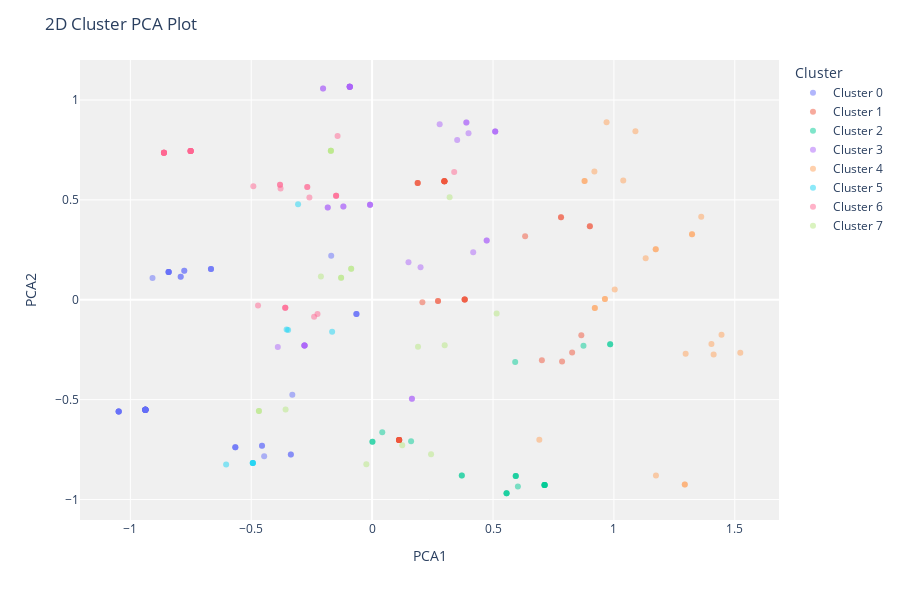

The code cell stored with this chart in its notebook:
### Code cell
plot_model(kmeans, plot='cluster')

### Figure 1 — Plotly figure (JSON) as saved in the notebook; plotly's stock layout.template omitted (floating-point values rounded to 4 significant figures)
{"data": [{"customdata": [[">=65"], ["35-44"], ["35-44"], ["55-64"], ["35-44"], ["25-34"], [">=65"], ["35-44"], ["25-34"], ["25-34"], ["35-44"], ["35-44"], ["35-44"], ["35-44"], ["25-34"], ["25-34"], ["55-64"], ["55-64"], ["35-44"], ["35-44"], ["35-44"], ["35-44"], ["55-64"], ["55-64"], ["35-44"], ["35-44"], ["35-44"], ["35-44"], ["unknown"], ["35-44"], ["35-44"], ["35-44"], ["35-44"], ["35-44"], ["35-44"], ["35-44"], ["35-44"], ["25-34"], ["25-34"], ["35-44"], ["35-44"], ["35-44"], ["35-44"], ["25-34"], ["35-44"], ["35-44"], ["35-44"], ["25-34"]], "hovertemplate": "Cluster=Cluster 0<br>PCA1=%{x}<br>PCA2=%{y}<br>Feature=%{customdata[0]}<extra></extra>", "legendgroup": "Cluster 0", "marker": {"color": "#636efa", "opacity": 0.5, "symbol": "circle"}, "mode": "markers", "name": "Cluster 0", "orientation": "v", "showlegend": true, "textposition": "top center", "type": "scatter", "x": [-0.7916, -1.048, -0.9377, -0.8415, -0.9377, -0.6665, -0.7916, -0.9377, -0.1692, -0.06492, -0.4554, -0.4554, -0.9377, -0.9377, -0.6665, -0.7769, -0.8415, -0.8415, -0.9377, -0.4465, -1.048, -0.9377, -0.8415, -0.8415, -1.048, -0.5658, -1.048, -0.9377, -0.9082, -0.5658, -0.3361, -0.33, -0.3361, -0.9377, -0.9377, -0.9377, -0.9377, -0.7769, -0.06492, -0.5658, -0.9377, -0.9377, -0.9377, -0.06492, -0.9377, -1.048, -0.9377, -0.6665], "xaxis": "x", "y": [0.1145, -0.5593, -0.5511, 0.1394, -0.5511, 0.1533, 0.1145, -0.5511, 0.2199, -0.0709, -0.7304, -0.7304, -0.5511, -0.5511, 0.1533, 0.1451, 0.1394, 0.1394, -0.5511, -0.7834, -0.5593, -0.5511, 0.1394, 0.1394, -0.5593, -0.7386, -0.5593, -0.5511, 0.109, -0.7386, -0.7752, -0.4762, -0.7752, -0.5511, -0.5511, -0.5511, -0.5511, 0.1451, -0.0709, -0.7386, -0.5511, -0.5511, -0.5511, -0.0709, -0.5511, -0.5593, -0.5511, 0.1533], "yaxis": "y"}, {"customdata": [["45-54"], ["25-34"], ["35-44"], ["35-44"], ["35-44"], ["35-44"], ["25-34"], ["45-54"], ["25-34"], ["25-34"], ["25-34"], ["45-54"], ["45-54"], ["25-34"], ["35-44"], ["25-34"], ["45-54"], ["45-54"], ["45-54"], ["45-54"], ["18-24"], ["25-34"], ["45-54"], [">=65"], ["55-64"], ["35-44"], ["45-54"], ["35-44"], ["35-44"], ["45-54"], ["45-54"], ["45-54"], ["45-54"], ["45-54"]], "hovertemplate": "Cluster=Cluster 1<br>PCA1=%{x}<br>PCA2=%{y}<br>Feature=%{customdata[0]}<extra></extra>", "legendgroup": "Cluster 1", "marker": {"color": "#EF553B", "opacity": 0.5, "symbol": "circle"}, "mode": "markers", "name": "Cluster 1", "orientation": "v", "showlegend": true, "textposition": "top center", "type": "scatter", "x": [0.9005, 0.3829, 0.1117, 0.1117, 0.1117, 0.1117, 0.2725, 0.1885, 0.8652, 0.8272, 0.3829, 0.2989, 0.7812, 0.2725, 0.1117, 0.3829, 0.2989, 0.2989, 0.9005, 0.1885, 0.7856, 0.3829, 0.6328, 0.7021, 0.2079, 0.1117, 0.7812, 0.1117, 0.1117, 0.2989, 0.2989, 0.2989, 0.2989, 0.1885], "xaxis": "x", "y": [0.3684, 0.001635, -0.7027, -0.7027, -0.7027, -0.7027, -0.00656, 0.5843, -0.1777, -0.2644, 0.001635, 0.5925, 0.4132, -0.00656, -0.7027, 0.001635, 0.5925, 0.5925, 0.3684, 0.5843, -0.3097, 0.001635, 0.3183, -0.3032, -0.01221, -0.7027, 0.4132, -0.7027, -0.7027, 0.5925, 0.5925, 0.5925, 0.5925, 0.5843], "yaxis": "y"}, {"customdata": [["35-44"], ["35-44"], ["35-44"], ["35-44"], ["35-44"], ["35-44"], ["35-44"], ["35-44"], ["35-44"], ["35-44"], ["35-44"], ["35-44"], ["35-44"], ["35-44"], ["35-44"], ["25-34"], ["35-44"], ["35-44"], [">=65"], ["35-44"], ["25-34"], ["35-44"], ["25-34"]], "hovertemplate": "Cluster=Cluster 2<br>PCA1=%{x}<br>PCA2=%{y}<br>Feature=%{customdata[0]}<extra></extra>", "legendgroup": "Cluster 2", "marker": {"color": "#00cc96", "opacity": 0.5, "symbol": "circle"}, "mode": "markers", "name": "Cluster 2", "orientation": "v", "showlegend": true, "textposition": "top center", "type": "scatter", "x": [0.7133, 0.001316, 0.7133, 0.594, 0.371, 0.7133, 0.556, 0.594, 0.6029, 0.001316, 0.556, 0.594, 0.371, 0.7133, 0.7133, 0.9845, 0.1612, 0.04192, 0.5917, 0.556, 0.9845, 0.7133, 0.8741], "xaxis": "x", "y": [-0.9269, -0.7109, -0.9269, -0.882, -0.8793, -0.9269, -0.9688, -0.882, -0.935, -0.7109, -0.9688, -0.882, -0.8793, -0.9269, -0.9269, -0.2225, -0.7086, -0.6637, -0.3114, -0.9688, -0.2225, -0.9269, -0.2307], "yaxis": "y"}, {"customdata": [["45-54"], ["25-34"], ["25-34"], ["45-54"], ["55-64"], ["45-54"], ["45-54"], ["35-44"], ["25-34"], ["35-44"], ["45-54"], ["45-54"], ["45-54"], ["45-54"], ["45-54"], [">=65"], ["45-54"], ["45-54"], ["35-44"], ["45-54"], ["35-44"], ["45-54"], ["55-64"], ["35-44"], ["55-64"], ["45-54"], ["25-34"], ["45-54"], ["55-64"], ["35-44"], ["45-54"], ["25-34"], ["35-44"], ["25-34"], ["35-44"], ["45-54"], ["45-54"], ["25-34"]], "hovertemplate": "Cluster=Cluster 3<br>PCA1=%{x}<br>PCA2=%{y}<br>Feature=%{customdata[0]}<extra></extra>", "legendgroup": "Cluster 3", "marker": {"color": "#ab63fa", "opacity": 0.5, "symbol": "circle"}, "mode": "markers", "name": "Cluster 3", "orientation": "v", "showlegend": true, "textposition": "top center", "type": "scatter", "x": [-0.09252, -0.1189, -0.008497, 0.5091, 0.1504, -0.09252, -0.2029, 0.1646, 0.4738, 0.1646, 0.5091, 0.5091, -0.2029, 0.3898, -0.09252, 0.2003, -0.09252, -0.09252, -0.2797, -0.09252, -0.2797, -0.09252, -0.1835, -0.2797, 0.4181, 0.3987, -0.008497, 0.2794, -0.1835, -0.3901, 0.3518, -0.008497, -0.2797, 0.4738, -0.2797, 0.3898, -0.09252, -0.1189], "xaxis": "x", "y": [1.066, 0.4671, 0.4753, 0.842, 0.1872, 1.066, 1.058, -0.4951, 0.2959, -0.4951, 0.842, 0.842, 1.058, 0.8869, 1.066, 0.1623, 1.066, 1.066, -0.2291, 1.066, -0.2291, 1.066, 0.4614, -0.2291, 0.2373, 0.8338, 0.4753, 0.8787, 0.4614, -0.2373, 0.8001, 0.4753, -0.2291, 0.2959, -0.2291, 0.8869, 1.066, 0.4671], "yaxis": "y"}, {"customdata": [["35-44"], ["25-34"], ["25-34"], ["18-24"], ["35-44"], ["18-24"], ["25-34"], ["35-44"], ["45-54"], ["45-54"], ["45-54"], ["45-54"], ["18-24"], ["35-44"], ["25-34"], ["25-34"], ["45-54"], ["45-54"], ["45-54"], ["25-34"], ["45-54"], ["18-24"], ["45-54"], ["25-34"], ["18-24"], ["18-24"]], "hovertemplate": "Cluster=Cluster 4<br>PCA1=%{x}<br>PCA2=%{y}<br>Feature=%{customdata[0]}<extra></extra>", "legendgroup": "Cluster 4", "marker": {"color": "#FFA15A", "opacity": 0.5, "symbol": "circle"}, "mode": "markers", "name": "Cluster 4", "orientation": "v", "showlegend": true, "textposition": "top center", "type": "scatter", "x": [1.174, 0.9628, 1.297, 1.523, 1.293, 1.412, 0.9628, 1.293, 0.9697, 0.8788, 0.9194, 1.323, 0.9211, 0.6916, 1.173, 1.173, 1.361, 1.323, 0.8788, 1.445, 1.039, 1.403, 1.089, 1.003, 1.131, 0.9211], "xaxis": "x", "y": [-0.8802, 0.003426, -0.2708, -0.266, -0.9251, -0.2742, 0.003426, -0.9251, 0.8886, 0.5943, 0.6415, 0.3283, -0.04188, -0.7009, 0.2529, 0.2529, 0.415, 0.3283, 0.5943, -0.1759, 0.5967, -0.2212, 0.8438, 0.05059, 0.2076, -0.04188], "yaxis": "y"}, {"customdata": [["35-44"], ["<18"], ["45-54"], ["35-44"], ["unknown"], ["35-44"], ["35-44"], ["35-44"], [">=65"]], "hovertemplate": "Cluster=Cluster 5<br>PCA1=%{x}<br>PCA2=%{y}<br>Feature=%{customdata[0]}<extra></extra>", "legendgroup": "Cluster 5", "marker": {"color": "#19d3f3", "opacity": 0.5, "symbol": "circle"}, "mode": "markers", "name": "Cluster 5", "orientation": "v", "showlegend": true, "textposition": "top center", "type": "scatter", "x": [-0.4934, -0.1654, -0.3062, -0.4934, -0.3535, -0.4934, -0.4934, -0.6038, -0.3473], "xaxis": "x", "y": [-0.8171, -0.1606, 0.4781, -0.8171, -0.1489, -0.8171, -0.8171, -0.8253, -0.1516], "yaxis": "y"}, {"customdata": [["55-64"], ["45-54"], ["45-54"], ["55-64"], ["45-54"], ["45-54"], ["45-54"], ["45-54"], ["45-54"], ["45-54"], ["45-54"], ["45-54"], ["45-54"], ["45-54"], ["55-64"], ["45-54"], ["55-64"], ["45-54"], ["45-54"], ["55-64"], ["45-54"], ["45-54"], ["45-54"], ["45-54"], ["45-54"], ["45-54"], ["45-54"], ["45-54"], ["45-54"], ["45-54"], ["45-54"], ["45-54"], ["18-24"]], "hovertemplate": "Cluster=Cluster 6<br>PCA1=%{x}<br>PCA2=%{y}<br>Feature=%{customdata[0]}<extra></extra>", "legendgroup": "Cluster 6", "marker": {"color": "#FF6692", "opacity": 0.5, "symbol": "circle"}, "mode": "markers", "name": "Cluster 6", "orientation": "v", "showlegend": true, "textposition": "top center", "type": "scatter", "x": [-0.3592, -0.2682, -0.7505, -0.4719, -0.7505, 0.3395, -0.7505, -0.8609, -0.8609, -0.8609, -0.8609, -0.3809, -0.8609, -0.3786, -0.3592, -0.4913, -0.2399, -0.3809, -0.1489, -0.3592, -0.1489, -0.7505, -0.2682, -0.7505, -0.8609, -0.1428, -0.7505, -0.7505, -0.1489, -0.2593, -0.8609, -0.7505, -0.2258], "xaxis": "x", "y": [-0.0399, 0.5648, 0.7442, -0.02901, 0.7442, 0.6397, 0.7442, 0.736, 0.736, 0.736, 0.736, 0.5757, 0.736, 0.5567, -0.0399, 0.5675, -0.08475, 0.5757, 0.52, -0.0399, 0.52, 0.7442, 0.5648, 0.7442, 0.736, 0.819, 0.7442, 0.7442, 0.52, 0.5118, 0.736, 0.7442, -0.07136], "yaxis": "y"}, {"customdata": [["45-54"], ["25-34"], ["35-44"], ["35-44"], ["35-44"], ["35-44"], ["45-54"], ["25-34"], ["45-54"], ["35-44"], [">=65"], ["25-34"], ["18-24"], ["35-44"], ["35-44"], ["35-44"], ["45-54"], ["18-24"]], "hovertemplate": "Cluster=Cluster 7<br>PCA1=%{x}<br>PCA2=%{y}<br>Feature=%{customdata[0]}<extra></extra>", "legendgroup": "Cluster 7", "marker": {"color": "#B6E880", "opacity": 0.5, "symbol": "circle"}, "mode": "markers", "name": "Cluster 7", "orientation": "v", "showlegend": true, "textposition": "top center", "type": "scatter", "x": [-0.1707, -0.08664, -0.02392, 0.2437, 0.3002, -0.3579, -0.1707, 0.515, -0.1707, -0.4682, -0.2118, -0.08664, -0.1283, 0.1245, -0.4682, 0.1898, 0.3206, -0.1283], "xaxis": "x", "y": [0.746, 0.1551, -0.8235, -0.7734, -0.2273, -0.5493, 0.746, -0.06911, 0.746, -0.5575, 0.1163, 0.1551, 0.1097, -0.7286, -0.5575, -0.2355, 0.5136, 0.1097], "yaxis": "y"}], "layout": {"height": 600, "legend": {"title": {"text": "Cluster"}, "tracegroupgap": 0}, "margin": {"t": 60}, "plot_bgcolor": "rgb(240,240,240)", "title": {"text": "2D Cluster PCA Plot"}, "xaxis": {"anchor": "y", "domain": [0, 1], "title": {"text": "PCA1"}}, "yaxis": {"anchor": "x", "domain": [0, 1], "title": {"text": "PCA2"}}}}
